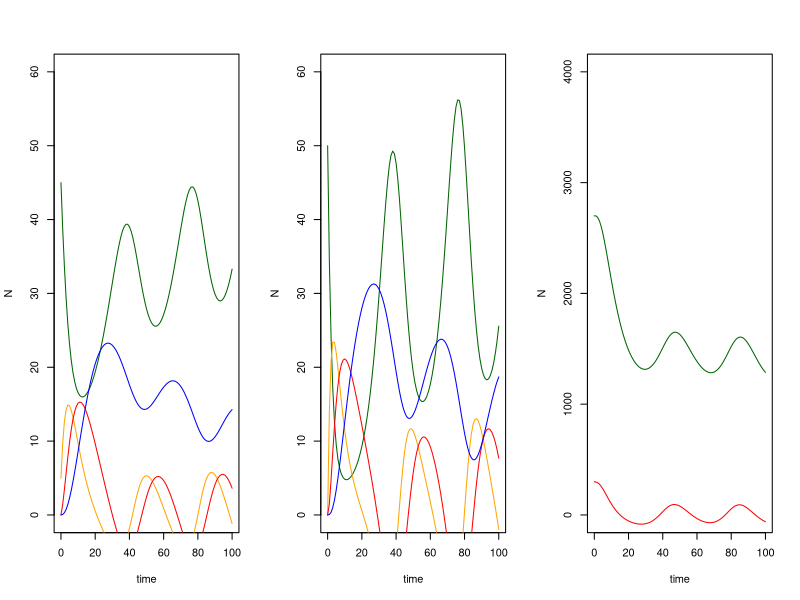

Write R code to recreate this figure.
library(deSolve)
v1h2seir <- function(times, inits, params){
  
  Sh1 <- inits[1] #susceptible host 1
  Eh1 <- inits[2] #exposed host 1
  Ih1 <- inits[3] #infected host 1
  Rh1 <- inits[4] #recovered host 1
  Sh2 <- inits[5] #susceptible host 2
  Eh2 <- inits[6] #exposed host 2
  Ih2 <- inits[7] #infected host 2
  Rh2 <- inits[8] #recovered host 2
  Sv <- inits[9] #susceptible vector
  Iv <- inits[10] #infected vector
  
  Nh1 <- Sh1 + Eh1 + Ih1 + Rh1 #total host 1 popn
  Nh2 <- Sh2 + Eh2 + Ih2 + Rh2 #total host 2 popn
  Nv <- Sv + Iv #total vector popn
  
  
  
  with(as.list(c(params)), {
    
    dSh1 <- bh1 * Nh1 - fh1 / Nh1 * Th1v * Iv * Sh1 - muh1 * Sh1 
    dEh1 <- fh1 / Nh1 * Th1v * Iv * Sh1 - muh1 * Eh1 - epsilon1 * Eh1
    dIh1 <- epsilon1 * Eh1 - muh1 * Ih1 - gammah1 * Ih1
    dRh1 <- gammah1 * Ih1 - muh1 * Rh1

    dSh2 <- bh2 * Nh2 - fh2 / Nh2 * Th2v * Iv * Sh2 - muh2 * Sh2
    dEh2 <- fh2 / Nh2 * Th2v * Iv * Sh2 - muh2 * Eh2 - epsilon2 * Eh2
    dIh2 <- epsilon2 * Eh2 - muh2 * Ih2 - gammah2 * Ih2
    dRh2 <- gammah2 * Ih2 - muh2 * Rh2 

    dSv <- bv * Nv - fh1 / Nh1 * Tvh1 * Sv * Ih1 - fh2 / Nh2 * Tvh2 * Sv * Ih2 - muv * Sv
    dIv <- fh1 / Nh1 * Tvh1 * Sv * Ih1 - fh2 / Nh2 * Tvh2 * Sv * Ih2 - muv * Iv
    
    return(list(c(dSh1, dEh1, dIh1, dRh1, dSh2, dEh2, dIh2, dRh2, dSv, dIv)))
  })
  
}

inits <- c(45,5,0,0,50,0,0,0,2700,300)
params <- c(bh1 = 0.01, muh1 = 0.01, bv = 0.01, muv = 0.01, fh1 = 0.25, gammah1 = 0.1, Th1v = 0.1, Tvh1 = 0.2,
bh2 = 0.01, muh2 = 0.01, fh2 = 0.125, gammah2 = 0.1, Th2v = 0.5, Tvh2 = 0.5, epsilon1 = 0.2, epsilon2 = 0.2)
# b = birth rate, m = death rate, f =  vector biting rate, gamma = recovery rate
# Thv = Pr(host infected after bite from infected vector), Thv = Pr(vector infected after bite of infected host)
# epsilon = rate at which exposed hosts become infectious
times <- seq(0,100,1)
out <- as.data.frame(ode(inits, times, v1h2seir, params ))
par(mfrow=c(1,3))


plot(out$`1` ~out$time, type='l', col='dark green',
    xlab= 'time', ylab='N', ylim = c(0,60))
lines(out$`2`~out$time, col='orange')
lines(out$`3`~out$time, col='red')
lines(out$`4`~out$time, col='blue')

plot(out$`5`~out$time, type = 'l', col= 'dark green',
    xlab= 'time', ylab='N', ylim = c(0,60))
lines(out$`6`~out$time, col= 'orange')
lines(out$`7`~out$time, col='red')
lines(out$`8`~out$time, col='blue')

plot(out$`9`~out$time, type = 'l', col= 'dark green',
    xlab= 'time', ylab='N', ylim = c(0,4000))
    lines(out$`10`~out$time, col= 'red')
